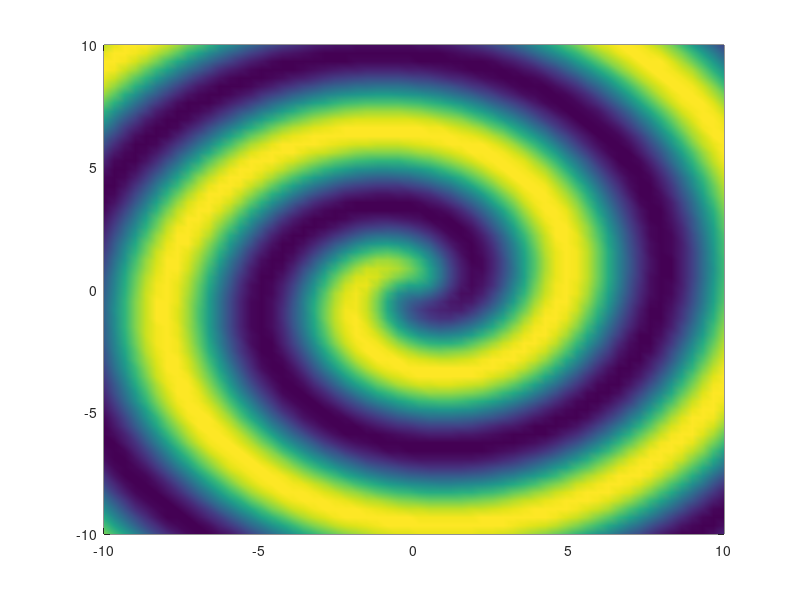

Here is the MATLAB script that generated this plot:
% Math 3341, Fall 2021
% Lab 10

% Demonstrates how to create a simple movie.
clear; close all;

L = 10;
x = linspace(-L,L,60);
y = x;
[X,Y] = meshgrid(x,y);

for j = 1:30
    u = tanh(sqrt(X.^2+Y.^2)).*cos((angle(X+i*Y)-(sqrt(X.^2+Y.^2)))+j);
    pcolor(X,Y,u)
    shading interp
    drawnow
    M(j) = getframe;
end

movie(M,4)
